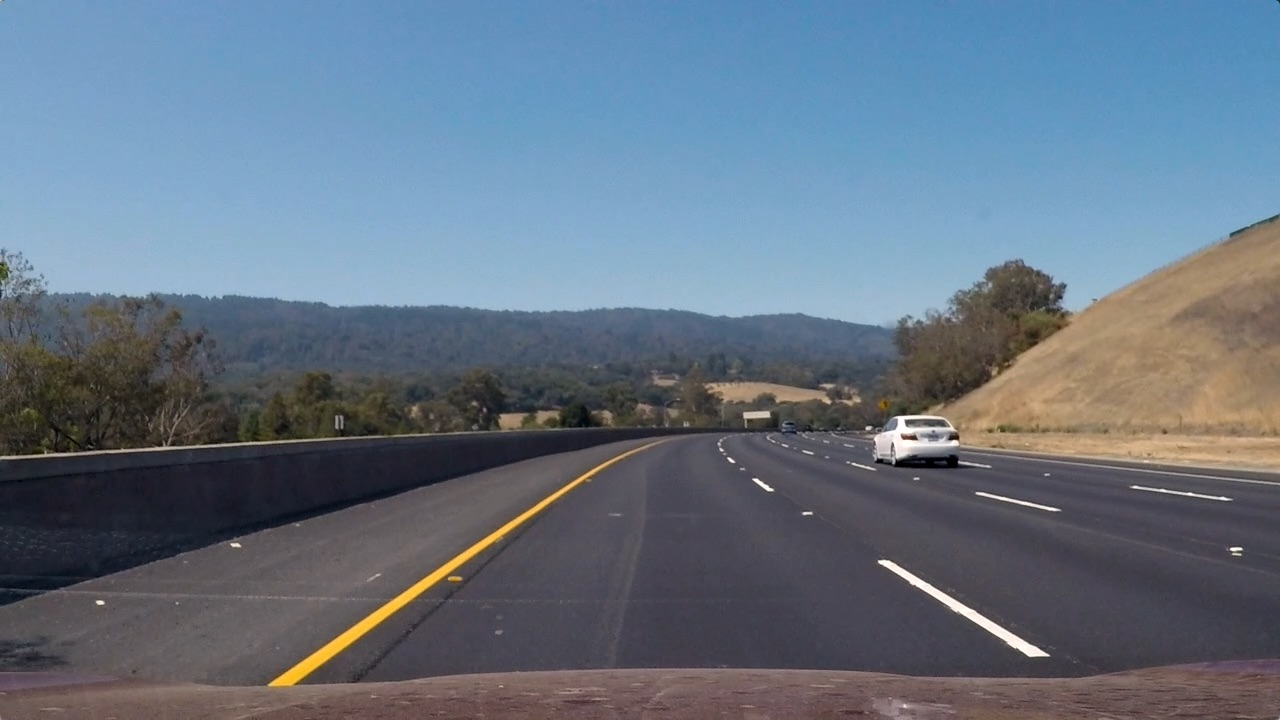
#> input picture python/assests/road.jpg, 1280 x 720 px
$ python algo_lane_follower.py   (older library calls are emulated)
#> lines starting #> are read from the running program, lines starting #| are printed output that depends on the picture; after the words box and inside, x2 and y2 are one past the last pixel; in counts of white or black regions, pixels touching at a corner belong together
#> further down, img is the input picture: shape (720, 1280, 3); mean B, G, R 130.7, 115.3, 101.1
### python/src/tracker.py
import numpy as np


class tracker:
    def __init__(
        self,
        Mywindow_width,
        Mywindow_height,
        Mymargin,
        My_ym=1,
        My_xm=1,
        Mysmooth_factor=15,
    ):
        # list that stores all the past (left,right,center) set values used for smoothing the output
        self.recent_centers = []

        # The window pixel width of the center values, used to count pixels inside center windows to determine curve values
        self.window_width = Mywindow_width

        # The window pixel height of the center values, used to count pixels inside center windows to determine curve values
        # breaks the image into vertical levels
        self.window_height = Mywindow_height

        # The pixel distance in both directions to slide (left_window + right_window) template for searching
        self.margin = Mymargin

        self.ym_per_pix = My_ym  # meters per pixel in vertical axis

        self.xm_per_pix = My_xm  # meters per pixel in horizontal axis

        self.smooth_factor = Mysmooth_factor

    # Main tracking function for finding & storing the lane segment positions
    def find_window_centroids(self, warped):
        window_width = self.window_width
        window_height = self.window_height
        margin = self.margin

        window_centroids = []  # store the (left,right) window centroid positions per level
        window = np.ones(
            window_width
        )  # create our window template that we will use for convolutions

        # first find the two starting positions for the left & right lane by using np.sum to get the vertical image slice
        # and then np.convolve the vertical image slice with the window template

        # sum quarter bottom of image to get slice, could use a different ratio
        l_sum = np.sum(
            warped[int(3 * warped.shape[0] / 4) :, : int(warped.shape[1] / 2)], axis=0
        )
        l_center = np.argmax(np.convolve(window, l_sum)) - window_width / 2
        r_sum = np.sum(
            warped[int(3 * warped.shape[0] / 4) :, int(warped.shape[1] / 2) :], axis=0
        )
        r_center = (
            np.argmax(np.convolve(window, r_sum))
            - window_width / 2
            + int(warped.shape[1] / 2)
        )

        # Add what we found for the 1st layer
        window_centroids.append((l_center, r_center))

        # Go thru each layer looking for max pixel locations
        for level in range(1, (int)(warped.shape[0] / window_height)):
            # convolve the window into the vertical slice of the image
            image_layer = np.sum(
                warped[
                    int(warped.shape[0] - (level + 1) * window_height) : int(
                        warped.shape[0] - level * window_height
                    ),
                    :,
                ],
                axis=0,
            )
            conv_signal = np.convolve(window, image_layer)
            # Find the best left centroid by using past left center as a reference
            # Use window_width/2 as offset because convolution signal reference is at right side of window, not center of window
            offset = window_width / 2
            l_min_index = int(max(l_center + offset - margin, 0))
            l_max_index = int(min(l_center + offset + margin, warped.shape[1]))
            l_center = (
                np.argmax(conv_signal[l_min_index:l_max_index]) + l_min_index - offset
            )
            # Find the best right centroid by using past right center as a reference
            r_min_index = int(max(r_center + offset - margin, 0))
            r_max_index = int(min(r_center + offset + margin, warped.shape[1]))
            r_center = (
                np.argmax(conv_signal[r_min_index:r_max_index]) + r_min_index - offset
            )
            # Add what we found for that layer
            window_centroids.append((l_center, r_center))

        self.recent_centers.append(window_centroids)
        # return averaged values of the line centers, helps to keep the markers from sliding too much
        return np.average(self.recent_centers[-self.smooth_factor :], axis=0)

### python/src/algo_lane_follower.py
"""
Lane follower based on algorithms without using Machine Learning
"""
import pickle

import cv2
import matplotlib.pyplot as plt
import numpy as np
from tracker import tracker

bot_width = 0.14  # percentage of bottom trapezoidal height
mid_width = 0.50  # percentage of mid trapezoidal height
height_pct = 0.62  # percentage of trapezoidal height
bottom_trim = 0  # percentage from top to bottom avoiding the hood of the car


# Define a function that takes an image, gradient orientation,
# and threshold min / max values.
def abs_sobel_thresh(img, orient="x", thresh_min=25, thresh_max=255):
    # Convert to grayscale
    # gray = cv2.cvtColor(img, cv2.COLOR_RGB2GRAY)
    hls = cv2.cvtColor(img, cv2.COLOR_RGB2HLS).astype(float)
    l_channel = hls[:, :, 1]
    # Apply x or y gradient with the OpenCV Sobel() function
    # and take the absolute value
    if orient == "x":
        abs_sobel = np.absolute(cv2.Sobel(l_channel, cv2.CV_64F, 1, 0))
    if orient == "y":
        abs_sobel = np.absolute(cv2.Sobel(l_channel, cv2.CV_64F, 0, 1))
    # Rescale back to 8 bit integer
    scaled_sobel = np.uint8(255 * abs_sobel / np.max(abs_sobel))
    # Create a copy and apply the threshold
    binary_output = np.zeros_like(scaled_sobel)
    # Here I'm using inclusive (>=, <=) thresholds, but exclusive is ok too
    binary_output[(scaled_sobel >= thresh_min) & (scaled_sobel <= thresh_max)] = 1

    # Return the result
    return binary_output


# Define a function to return the magnitude of the gradient for a given sobel kernel size and threshold values
# [34 lines left out: functions mag_thresh, dir_threshold, not called in this run]


def color_threshold(image, sthresh=(0, 255), vthresh=(0, 255)):
    hls = cv2.cvtColor(image, cv2.COLOR_RGB2HLS)
    s_channel = hls[:, :, 2]
    s_binary = np.zeros_like(s_channel)
    s_binary[(s_channel > sthresh[0]) & (s_channel <= sthresh[1])] = 1

    hsv = cv2.cvtColor(image, cv2.COLOR_RGB2HSV)
    v_channel = hsv[:, :, 2]
    v_binary = np.zeros_like(v_channel)
    v_binary[(v_channel > vthresh[0]) & (v_channel <= vthresh[1])] = 1

    output = np.zeros_like(s_channel)
    output[(s_binary == 1) & (v_binary) == 1] = 1

    # Return the combined s_channel & v_channel binary image
    return output


# [8 lines left out: function s_channel_threshold, not called in this run]


def window_mask(width, height, img_ref, center, level):
    output = np.zeros_like(img_ref)
    output[
        int(img_ref.shape[0] - (level + 1) * height) : int(
            img_ref.shape[0] - level * height
        ),
        max(0, int(center - width)) : min(int(center + width), img_ref.shape[1]),
    ] = 1
    return output


def process_image(img):
    # Load the calibration data
    with open("../assests/calibration_pickle.p", "rb") as file:
#> (reads python/assests/calibration_pickle.p from the repository)
        dist_pickle = pickle.load(file)

    # Extract the camera matrix and distortion coefficients
    mtx = dist_pickle["mtx"]
    dist = dist_pickle["dist"]

    # undistort the image
    img = cv2.undistort(img, mtx, dist, None, mtx)

    warptrap = np.copy(img)

    img_size = (img.shape[1], img.shape[0])

    src = np.float32(
        [
            [img.shape[1] * (0.5 - mid_width / 2), img.shape[0] * height_pct],
            [img.shape[1] * (0.5 + mid_width / 2), img.shape[0] * height_pct],
            [img.shape[1] * (0.5 + bot_width / 2), img.shape[0] * bottom_trim],
            [img.shape[1] * (0.5 - bot_width / 2), img.shape[0] * bottom_trim],
        ]
    )
    offset = img_size[0] * 0.25
    dst = np.float32(
        [
            [offset, 0],
            [img_size[0] - offset, 0],
            [img_size[0] - offset, img_size[1]],
            [offset, img_size[1]],
        ]
    )

    cv2.line(
        warptrap,
        (int(src[0][0]), int(src[0][1])),
        (int(src[1][0]), int(src[1][1])),
        [255, 0, 0],
        10,
        cv2.LINE_AA,
    )
    cv2.line(
        warptrap,
        (int(src[1][0]), int(src[1][1])),
        (int(src[2][0]), int(src[2][1])),
        [255, 0, 0],
        10,
        cv2.LINE_AA,
    )
    cv2.line(
        warptrap,
        (int(src[2][0]), int(src[2][1])),
        (int(src[3][0]), int(src[3][1])),
        [255, 0, 0],
        10,
        cv2.LINE_AA,
    )
    cv2.line(
        warptrap,
        (int(src[3][0]), int(src[3][1])),
        (int(src[0][0]), int(src[0][1])),
        [255, 0, 0],
        10,
        cv2.LINE_AA,
    )

    # pass image thru the pipeline
    preprocessImage = np.zeros_like(img[:, :, 0])
    gradx = abs_sobel_thresh(img, orient="x", thresh_min=12, thresh_max=255)
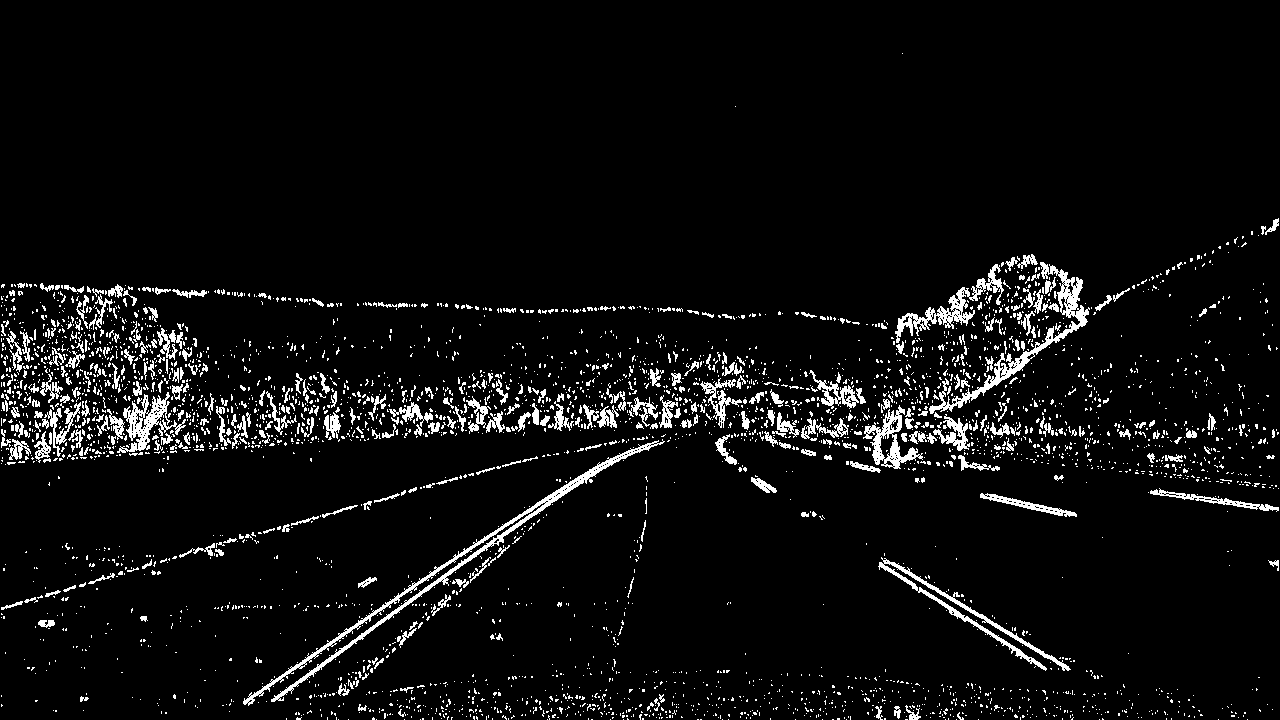
#> gradx: shape (720, 1280); values 0 (black) and 1 (white), 5.5% white in thin lines or dots
    grady = abs_sobel_thresh(img, orient="y", thresh_min=25, thresh_max=255)
#> grady: shape (720, 1280); values 0 (black) and 1 (white), 3.6% white; 849 white regions (732 under 20 px), largest, box (x1, y1, x2, y2) and area: (797, 409, 1280, 490) 5773, (158, 439, 1159, 708) 5334, (0, 425, 633, 465) 3277
    c_binary = color_threshold(img, sthresh=(100, 255), vthresh=(50, 255))
#> in color_threshold, `v_channel = hsv[:, :, 2]`:
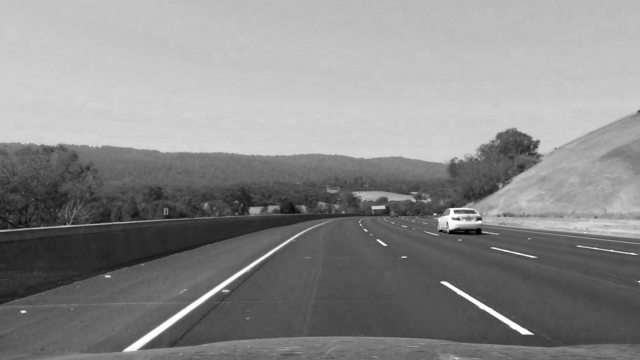
#> v_channel: shape (720, 1280) (shown at 1/2 size); min 0, max 255, mean 138
#> c_binary: shape (720, 1280); values 0 (black) and 1 (white), 33.8% white; 373 white regions (312 under 20 px), largest, box (x1, y1, x2, y2) and area: (0, 0, 1280, 261) 298149, (246, 462, 610, 705) 5374, (882, 564, 1063, 668) 1437
    preprocessImage[((gradx == 1) & (grady == 1) | (c_binary == 1))] = 255

    binaryImage = np.copy(preprocessImage)
    binaryImage = np.array(cv2.merge((binaryImage, binaryImage, binaryImage)), np.uint8)
    cv2.putText(
        binaryImage,
        "Binary Image",
        (50, 50),
        cv2.FONT_HERSHEY_SIMPLEX,
        1,
        (0, 255, 0),
        2,
    )

    # perform the warp perspective transform
    M = cv2.getPerspectiveTransform(src, dst)
    Minv = cv2.getPerspectiveTransform(dst, src)
    warped = cv2.warpPerspective(preprocessImage, M, img_size, flags=cv2.INTER_LINEAR)
#> preprocessImage: shape (720, 1280); 35.3% white; 1901 white regions (1724 under 20 px), largest, box (x1, y1, x2, y2) and area: (0, 0, 1280, 261) 298149, (243, 441, 665, 705) 5914, (880, 561, 1070, 671) 2569

    window_width = 25
    window_height = 80

    # set up the overall class to do the lane line tracking
    curve_centers = tracker(
        Mywindow_width=window_width,
        Mywindow_height=window_height,
        Mymargin=25,
        My_ym=10 / 720,
        My_xm=4 / 384,
        Mysmooth_factor=15,
    )

    window_centroids = curve_centers.find_window_centroids(warped)

    # Points used to draw all the left and right windows
    l_points = np.zeros_like(warped)
    r_points = np.zeros_like(warped)

    # points used to find the right & left lanes
    rightx = []
    leftx = []

    # Go through each level and draw the windows
    for level in range(0, len(window_centroids)):
        # Window_mask is a function to draw window areas
        # Add center value found in frame to the list of lane points per left, right
        leftx.append(window_centroids[level][0])
        rightx.append(window_centroids[level][1])

        l_mask = window_mask(
            window_width, window_height, warped, window_centroids[level][0], level
        )
        r_mask = window_mask(
            window_width, window_height, warped, window_centroids[level][1], level
        )
        # Add graphic points from window mask here to total pixels found
        l_points[(l_points == 255) | (l_mask == 1)] = 255
        r_points[(r_points == 255) | (r_mask == 1)] = 255
#> l_points: shape (720, 1280); 2.9% white; 1 white region, box (x1, y1, x2, y2) and area: (0, 0, 43, 720) 26640
#> r_points: shape (720, 1280); 3.9% white; 1 white region, box (x1, y1, x2, y2) and area: (523, 0, 676, 720) 36000

    # print(f"{leftx = }\n{rightx = }")
    # Draw the results
    template = np.array(
        r_points + l_points, np.uint8
    )  # add both left and right window pixels together
    zero_channel = np.zeros_like(template)  # create a zero color channel
    template = np.array(
        cv2.merge((zero_channel, template, zero_channel)), np.uint8
    )  # make window pixels green
    warpage = np.array(
        cv2.merge((warped, warped, warped)), np.uint8
    )  # making the original road pixels 3 color channels
    result = cv2.addWeighted(
        warpage, 1, template, 0.5, 0.0
    )  # overlay the original road image with window results

    windowfit = np.copy(result)
    cv2.putText(
        windowfit,
        "Sliding window results",
        (50, 50),
        cv2.FONT_HERSHEY_SIMPLEX,
        1,
        (0, 255, 0),
        2,
    )

    warpage1 = np.copy(warpage)
    cv2.putText(
        warpage1,
        "Bird's-eye View",
        (50, 50),
        cv2.FONT_HERSHEY_SIMPLEX,
        1,
        (0, 255, 0),
        2,
    )
    cv2.line(
        warpage1,
        (int(dst[0][0]), int(dst[0][1])),
        (int(dst[1][0]), int(dst[1][1])),
        [0, 0, 255],
        10,
        cv2.LINE_AA,
    )
    cv2.line(
        warpage1,
        (int(dst[1][0]), int(dst[1][1])),
        (int(dst[2][0]), int(dst[2][1])),
        [0, 0, 255],
        10,
        cv2.LINE_AA,
    )
    cv2.line(
        warpage1,
        (int(dst[2][0]), int(dst[2][1])),
        (int(dst[3][0]), int(dst[3][1])),
        [0, 0, 255],
        10,
        cv2.LINE_AA,
    )
    cv2.line(
        warpage1,
        (int(dst[3][0]), int(dst[3][1])),
        (int(dst[0][0]), int(dst[0][1])),
        [0, 0, 255],
        10,
        cv2.LINE_AA,
    )
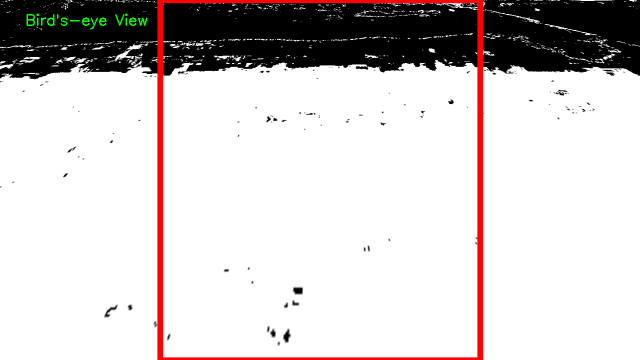
#> warpage1: shape (720, 1280, 3) (shown at 1/2 size); mean of channels 0, 1, 2 203, 203.4, 209.5; drawn as B, G, R

    # fit the lane boundaries to the left, right center positions found
    yvals = range(0, warped.shape[0])
    res_yvals = np.arange(warped.shape[0] - (window_height / 2), 0, -window_height)
    # print(f"{len(leftx) = }\n{res_yvals.shape = }")
    # print(f"{leftx = }\n{res_yvals = }")

    left_fit = np.polyfit(res_yvals, leftx, 2)
    left_fitx = left_fit[0] * yvals * yvals + left_fit[1] * yvals + left_fit[2]
    left_fitx = np.array(left_fitx, np.int32)

    right_fit = np.polyfit(res_yvals, rightx, 2)
    right_fitx = right_fit[0] * yvals * yvals + right_fit[1] * yvals + right_fit[2]
    right_fitx = np.array(right_fitx, np.int32)

    left_lane = np.array(
        list(
            zip(
                np.concatenate(
                    (left_fitx - window_width / 2, left_fitx[::-1] + window_width / 2),
                    axis=0,
                ),
                np.concatenate((yvals, yvals[::-1]), axis=0),
            )
        ),
        np.int32,
    )
    right_lane = np.array(
        list(
            zip(
                np.concatenate(
                    (
                        right_fitx - window_width / 2,
                        right_fitx[::-1] + window_width / 2,
                    ),
                    axis=0,
                ),
                np.concatenate((yvals, yvals[::-1]), axis=0),
            )
        ),
        np.int32,
    )
    inner_lane = np.array(
        list(
            zip(
                np.concatenate(
                    (left_fitx + window_width / 2, right_fitx[::-1] - window_width / 2),
                    axis=0,
                ),
                np.concatenate((yvals, yvals[::-1]), axis=0),
            )
        ),
        np.int32,
    )
    # print(f"{left_lane.shape = }\n{right_lane.shape = }")
    # print(f"{left_lane[:5] = }\n{right_lane[:5] = }")
    road = np.zeros_like(img)
    road_bkg = np.zeros_like(img)
    cv2.fillPoly(road, [left_lane], color=[255, 0, 0])
    cv2.fillPoly(road, [right_lane], color=[0, 0, 255])
#> road: shape (720, 1280, 3); mean of channels 0, 1, 2 5, 0, 5.2
    cv2.fillPoly(road, [inner_lane], color=[0, 255, 0])
    cv2.fillPoly(road_bkg, [left_lane], color=[255, 255, 255])
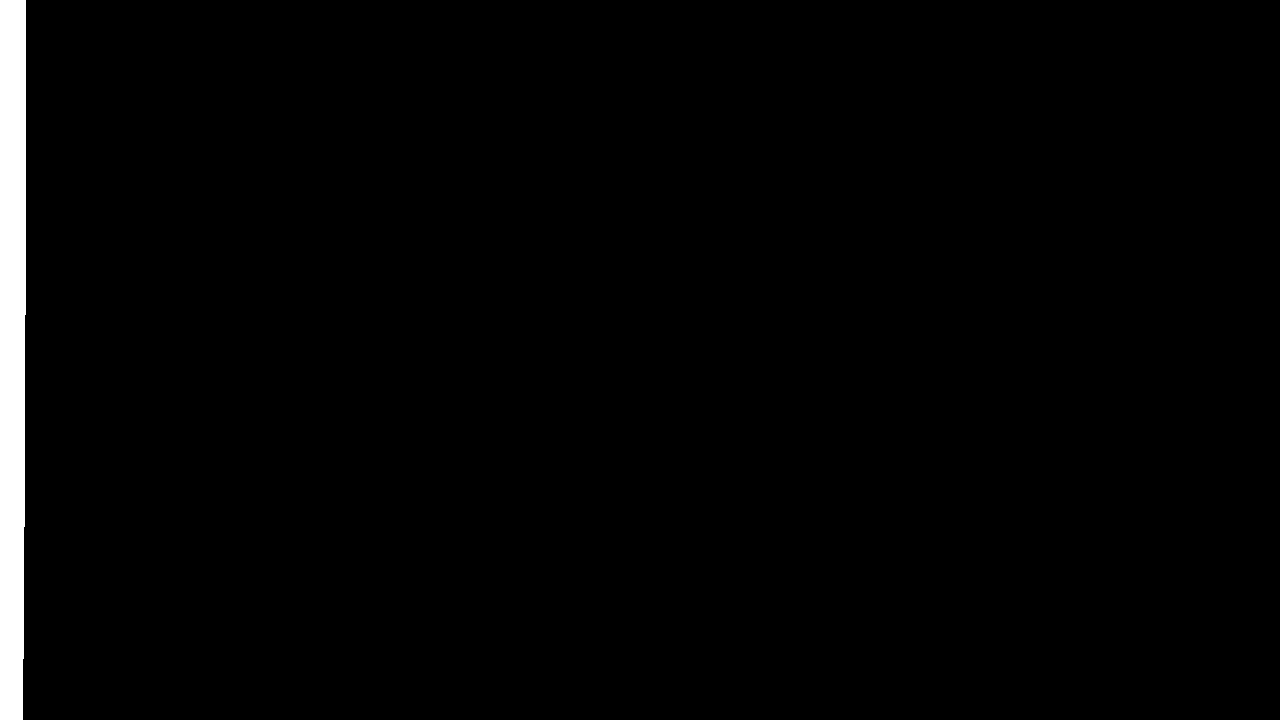
#> road_bkg: shape (720, 1280, 3); 2% white; 1 white region, box (x1, y1, x2, y2) and area: (0, 0, 26, 720) 18061
    cv2.fillPoly(road_bkg, [right_lane], color=[255, 255, 255])
#> road_bkg: shape (720, 1280, 3); 4% white; 2 white regions, box (x1, y1, x2, y2) and area: (537, 0, 681, 720) 18720, (0, 0, 26, 720) 18061

    # cv2.imshow("road_bkg", road_bkg)
    # cv2.waitKey(0)

    # Results screen portion for polynomial fit
    road1 = np.copy(road)
    cv2.putText(
        road1, "Polynomial fit", (50, 50), cv2.FONT_HERSHEY_SIMPLEX, 1, (0, 255, 0), 2
    )

    road_warped = cv2.warpPerspective(road, Minv, img_size, flags=cv2.INTER_LINEAR)
#> (the rest of the program and of its run is left out)
